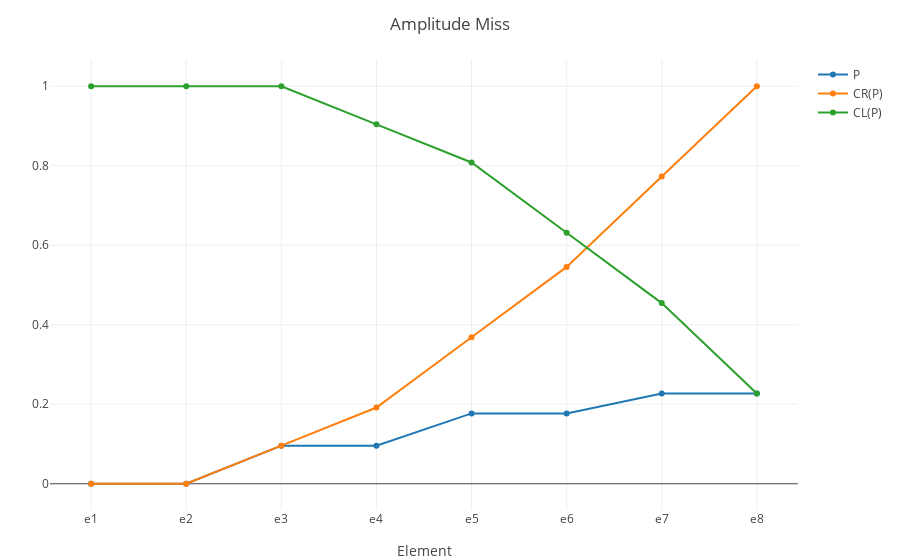

The code cell stored with this chart in its notebook:
### Code cell
am_m_ = am_ .* is_m_

am_m_p_ = am_m_ / sum(am_m_)

am_m_p_cr_ = cumsum(am_m_p_) .+ small_number

am_m_p_cl_ = cumulate_sum_reverse(am_m_p_) .+ small_number

plot_x_y((am_m_p_, am_m_p_cr_, am_m_p_cl_); name_ = ("P", "CR(P)", "CL(P)"), layout = merge(layout, Layout(title = "Amplitude Miss")))

### Figure 1 — Plotly figure (JSON) as saved in the notebook; plotly's stock layout.template omitted (floating-point values rounded to 4 significant figures)
{"data": [{"name": "P", "type": "scatter", "x": [1, 2, 3, 4, 5, 6, 7, 8], "y": [7.918e-05, 0, 0.09581, 0.09581, 0.1769, 0.1769, 0.2272, 0.2272]}, {"name": "CR(P)", "type": "scatter", "x": [1, 2, 3, 4, 5, 6, 7, 8], "y": [7.918e-05, 7.918e-05, 0.09588, 0.1917, 0.3686, 0.5455, 0.7728, 1.0]}, {"name": "CL(P)", "type": "scatter", "x": [1, 2, 3, 4, 5, 6, 7, 8], "y": [1.0, 0.9999, 0.9999, 0.9041, 0.8083, 0.6314, 0.4545, 0.2272]}], "layout": {"autosize": false, "margin": {"b": 50, "l": 50, "r": 50, "t": 60}, "templateaa": "plotly_white", "title": "Amplitude Miss", "xaxis": {"ticktext": ["e1", "e2", "e3", "e4", "e5", "e6", "e7", "e8"], "tickvals": [1, 2, 3, 4, 5, 6, 7, 8], "title": "Element"}}}
